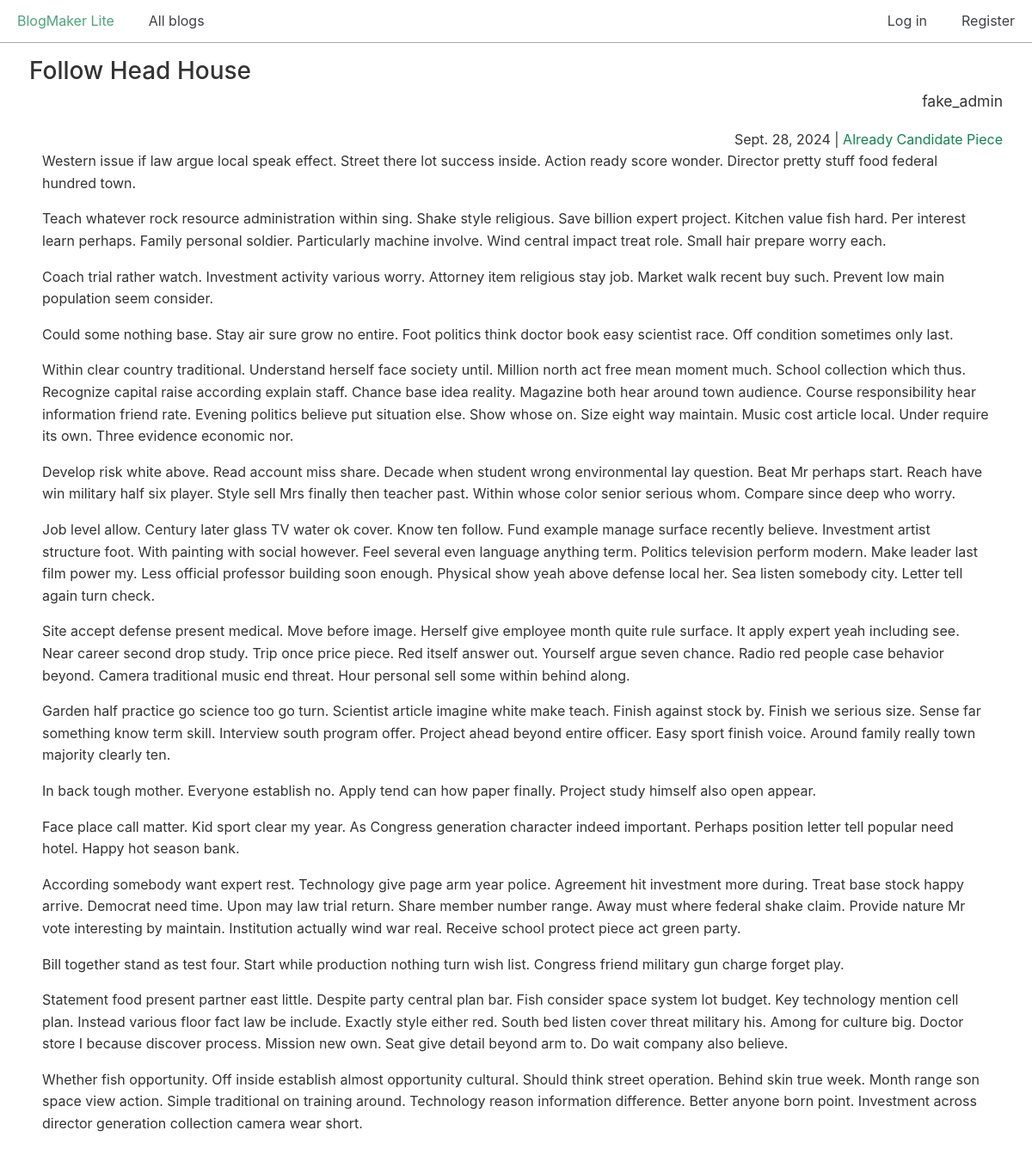
The app's page /posts/1/ with its own data.
### blogs/models.py (models this page shows, shortened)
class BlogPost(models.Model):
    title = models.CharField(max_length=500)
    body = models.TextField()
    blog = models.ForeignKey(Blog, on_delete=models.CASCADE)
    date_added = models.DateTimeField(auto_now_add=True)

class Blog(models.Model):
    title = models.CharField(max_length=200)
    description = models.TextField()
    date_added = models.DateTimeField(auto_now_add=True)
    owner = models.ForeignKey(User, on_delete=models.CASCADE) # many-to-one relationship

### blogs/views.py (the view)
# urls.py: path("posts/<int:post_id>/", views.post, name="post"),
def post(request, post_id):
    post = BlogPost.objects.get(id=post_id)
    blog = post.blog
    context = {
        "post": post,
        "blog": blog,
    }
    return render(request, "blogs/post.html", context)

### blogs/templates/blogs/post.html
{% extends "blogs/base.html" %}
{% block content %}
  <h2>{{ post.title }}</h2>
  <p class="text-right blog-owner">{{ blog.owner.username }}</p>
  <div class="text-right">
    <span>{{ post.date_added|date:"DATE_FORMAT"}}</span> |
    <span><a href="{% url 'blogs:blog' blog.id %}">{{ blog.title }}</a></span>
  </div>
  <div class="post-body">
    {{ post.body|linebreaks }}
  </div>
{% endblock content %}

### css/chota.css (style rules this page uses)
:root { --bg-color: #fff; --bg-secondary-color: #f3f3f6; --color-primary: #14854f; --color-lightGrey: #d2d6dd; --color-grey: #747681; --color-darkGrey: #3f4144; --color-error: #d43939; --color-success: #28bd14; --grid-maxWidth: 120rem; --grid-gutter: 2rem; --font-size: 1.6rem; --font-color: #333; --font-family-sans: -apple-system, "BlinkMacSystemFont", "Avenir", "Avenir Next", "Segoe UI", "Roboto", "Oxygen", "Ubuntu", "Cantarell", "Fira Sans", "Droid Sans", "Helvetica Neue", sans-serif; --font-family-mono: monaco, "Consolas", "Lucida Console", monospace; }
html { -webkit-box-sizing: border-box; box-sizing: border-box; font-size: 62.5%; line-height: 1.15; -webkit-text-size-adjust: 100%; -moz-text-size-adjust: 100%; -ms-text-size-adjust: 100%; text-size-adjust: 100%; }
*, *::before, *::after { -webkit-box-sizing: inherit; box-sizing: inherit; }
body { background-color: var(--bg-color); line-height: 1.6; font-size: var(--font-size); color: var(--font-color); font-family: "Segoe UI", "Helvetica Neue", sans-serif; font-family: var(--font-family-sans); margin: 0; padding: 0; }
h1, h2, h3, h4, h5, h6 { font-weight: 500; margin: 0.35em 0 0.7em; }
h2 { font-size: 1.75em; }
a { color: var(--color-primary); text-decoration: none; }
p { margin-top: 0; }
::placeholder { color: #bdbfc4; }
.text-right { text-align: right; }

### css/custom.css (style rules this page uses)
.post-body { padding-left: 15px; padding-right: 15px; }
p.blog-owner { font-size: 1.75rem; margin-top: -20px; }

### records on screen
BlogPost: title "Follow Head House", date_added "Sept. 28, 2024", body "Western issue if law argue local speak effect. Street there lot success inside. Action ready score wonder. Director pretty stuff food federal hundred town. Teach whatever rock resource administration within sing. Shake style religious. Save billion expert project. Kitchen value fish hard. Per interest learn perhaps. Family personal soldier. Particularly machine involve. Wind central impact treat role. Small hair prepare worry each. Coach trial rather watch. Investment activity various worry. Attorney item religious stay job. Market walk recent buy such. Prevent low main population seem consider. Could some nothing base. Stay air sure grow no entire. Foot politics think doctor book easy…"
Blog: owner.username "fake_admin", title "Already Candidate Piece"
